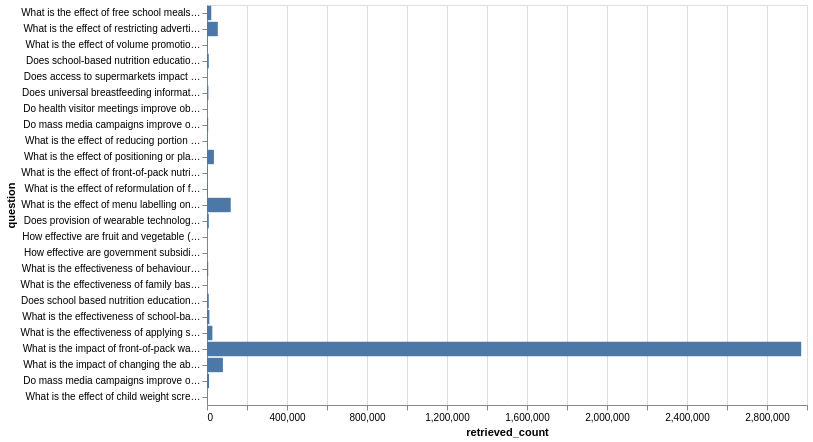

The cell this chart's notebook holds for it:
### Markdown cell above
## BASELINE

### Code cell
fig = (
    alt.Chart(baseline_df)
    .mark_bar()
    .encode(
        x="retrieved_count:Q",
        # sort by id number
        y=alt.Y("question:N", sort=alt.EncodingSortField(
            field="identifier_no",
            order="ascending"
        )),
        tooltip = [
            alt.Tooltip("identifier:N", title="Question ID"),
            alt.Tooltip("question:N", title="Question"),
            alt.Tooltip("retrieved_count:Q", title="Retrieved count"),
            alt.Tooltip("boolean_query:N", title="Boolean query"),
    ])
    .properties(
        width=600,
        height=400,
    )
)
fig

### Figure 1 — Vega-Lite specification as saved in the notebook (floating-point values rounded to 4 significant figures)
{"config": {"view": {"continuousWidth": 300, "continuousHeight": 300}}, "data": {"name": "data-9ced211bd796a7336ee485c253e9b57f"}, "mark": {"type": "bar"}, "encoding": {"tooltip": [{"field": "identifier", "title": "Question ID", "type": "nominal"}, {"field": "question", "title": "Question", "type": "nominal"}, {"field": "retrieved_count", "title": "Retrieved count", "type": "quantitative"}, {"field": "boolean_query", "title": "Boolean query", "type": "nominal"}], "x": {"field": "retrieved_count", "type": "quantitative"}, "y": {"field": "question", "sort": {"field": "identifier_no", "order": "ascending"}, "type": "nominal"}}, "height": 400, "width": 600, "$schema": "https://vega.github.io/schema/vega-lite/v5.20.1.json", "datasets": {"data-9ced211bd796a7336ee485c253e9b57f": [{"question": "What is the effect of free school meals on obesity and calorie consumption?", "generator": "use_baseline_query", "prompt": "policy_atlas_v2", "model": "baseline", "temperature": 0, "run": 1, "error": null, "error_stage": null, "boolean_query": "(school  AND  (meal OR dinner OR food))  AND  ((\"Energy Intake\" OR \"Calorie consumption\" OR Calori* OR \"Calories consumed\" OR \"Calorie intake\" OR \"Caloric intake\" OR Energy OR \"Food consum*\" OR kcal OR kj) OR (Obesity OR overweight OR \"over-weight\" OR Weight OR BMI OR \"body composition\")) ", "n_tokens": 46, "n_elements": 20, "llm_latency_s": 4.662e-05, "query_latency_s": 0.3685, "retrieved_count": 21317, "retrieved_total": 21317, "identifier": "reference_0", "identifier_no": 0}, {"question": "What is the effect of restricting advertising of unhealthy food and drink on calorie consumption or obesity outcomes in adults or children?", "generator": "use_baseline_query", "prompt": "policy_atlas_v2", "model": "baseline", "temperature": 0, "run": 1, "error": null, "error_stage": null, "boolean_query": "(Advert* OR Marketing OR Commercial* OR Promotion*)  AND  (Food* OR Foodstuff* OR Snack* OR Nutrition* OR Diet OR \"Food and Beverages\" OR \"Food Preferences\" OR \"Diet Food and Nutrition\" OR \"Fast Foods\")  AND  ((\"Calorie consumption\" OR Calori* OR \"Calories consumed\" OR \"Calorie intake\" OR \"Caloric intake\" OR Energy OR \"Energy Intake\" OR \"Food consumption\" OR \"Food consumed\" OR Weight OR BMI OR \"weight loss\" OR kcal OR kj) OR (obesity OR overweight OR \"over-weight\" OR BMI OR \"body weight\" OR bodyweight OR \"Body mass index\")) ", "n_tokens": 85, "n_elements": 34, "llm_latency_s": 1.392e-05, "query_latency_s": 0.4826, "retrieved_count": 53951, "retrieved_total": 53951, "identifier": "reference_1", "identifier_no": 1}, {"question": "What is the effect of volume promotions on purchasing, obesity and calorie consumption ", "generator": "use_baseline_query", "prompt": "policy_atlas_v2", "model": "baseline", "temperature": 0, "run": 1, "error": null, "error_stage": null, "boolean_query": "(multipack* OR \"multi-buy\" OR multibuy OR \"multi-unit\" OR multiunit OR \"multi unit\" OR \"multi buy\" OR \"multi pack\" OR \"buy one get one free\" OR \"buy-one-get-one-free\" OR \"three for two\" OR \"3 for 2\" OR \"combination offer\" OR \"linked offer\" OR \"volume promotion\" OR \"volume discount\")  AND  ((\"Food and Beverages\" OR \"Food Preferences\" OR \"Diet Food and Nutrition\" OR \"Fast Foods\" OR Food* OR Foodstuff* OR Snack* OR Nutrition* OR Diet) OR (purchas* OR buy OR buying OR sale*) OR (\"Energy Intake\" OR \"Calorie consumption\" OR Calori* OR \"Calories consumed\" OR \"Calorie intake\" OR \"Caloric intake\" OR Energy OR \"Food consum*\" OR kcal OR kj))  AND  (Obesity OR overweight OR \"over-weight\" OR Weight OR BMI OR \"body composition\") ", "n_tokens": 118, "n_elements": 45, "llm_latency_s": 6.712e-05, "query_latency_s": 0.6342, "retrieved_count": 2992, "retrieved_total": 2992, "identifier": "reference_2", "identifier_no": 2}, {"question": "Does universal breastfeeding information provision improve health outcomes for mothers and infants?", "generator": "use_baseline_query", "prompt": "policy_atlas_v2", "model": "baseline", "temperature": 0, "run": 1, "error": null, "error_stage": null, "boolean_query": "(Breastfeed* OR \"Breast feed\" OR Breastfeeding* OR Breastfed OR \"infant feed*\" OR \"Formula feed*\" OR \"infant formula\" OR \"infant food\")  AND  (Information* OR Education* OR Guidance* OR Knowledge* OR \"Health Knowledge Attitudes Practice\" OR \"Information Seeking Behavior\")  AND  (obesity OR overweight OR \"over-weight\" OR BMI OR \"body weight\" OR bodyweight OR \"Body mass index\") ", "n_tokens": 54, "n_elements": 21, "llm_latency_s": 1.467e-05, "query_latency_s": 0.3139, "retrieved_count": 3420, "retrieved_total": 3420, "identifier": "reference_3", "identifier_no": 3}, {"question": "Does school-based nutrition education provision improve obesity and weight outcomes in children and adolescents?\n", "generator": "use_baseline_query", "prompt": "policy_atlas_v2", "model": "baseline", "temperature": 0, "run": 1, "error": null, "error_stage": null, "boolean_query": "(School OR \"school based\" OR \"school-based\" OR \"school based intervention*\" OR \"elementary school\" OR \"secondary school\")  AND  (Education OR lesson* OR class* OR tutorial OR session*)  AND  (Nutrition* OR Food* OR Knowledge* OR \"Nutrition education\" OR \"healthy eating\" OR FNLIT OR \"food and nutrition literacy\" OR \"food literacy\" OR \"Diet Food and Nutrition\")  AND  (obesity OR overweight OR \"over-weight\" OR BMI OR \"body weight\" OR bodyweight OR \"Body mass index\") ", "n_tokens": 70, "n_elements": 27, "llm_latency_s": 1.733e-05, "query_latency_s": 0.42, "retrieved_count": 8884, "retrieved_total": 8884, "identifier": "reference_4", "identifier_no": 4}, {"question": "Does access to supermarkets impact obesity and weight outcomes?", "generator": "use_baseline_query", "prompt": "policy_atlas_v2", "model": "baseline", "temperature": 0, "run": 1, "error": null, "error_stage": null, "boolean_query": "(supermarket OR \"food environment\" OR \"grocery store\" OR \"retail food environment\")  AND  (access* OR zoning* OR \"Access to Healthy Foods\")  AND  (obesity OR overweight OR \"over-weight\" OR BMI OR \"body weight\" OR bodyweight OR \"Body mass index\") ", "n_tokens": 37, "n_elements": 14, "llm_latency_s": 1.629e-05, "query_latency_s": 0.3999, "retrieved_count": 900, "retrieved_total": 900, "identifier": "reference_5", "identifier_no": 5}, {"question": "Do health visitor meetings improve obesity and weight outcomes for mothers and infants?", "generator": "use_baseline_query", "prompt": "policy_atlas_v2", "model": "baseline", "temperature": 0, "run": 1, "error": null, "error_stage": null, "boolean_query": "(\"health visitor\" OR \"community nurse*\" OR \"health visit*\" OR \"perinatal visit*\" OR \"prenatal visit*\" OR \"clinic visit*\" OR appointment* OR \"health check\" OR \"Nurses Community Health\" OR \"Community Health Workers\")  AND  (Nutrition* OR Food* OR Knowledge* OR \"Nutrition education\" OR \"healthy eating\" OR FNLIT OR \"food and nutrition literacy\" OR \"food literacy\" OR \"Diet Food and Nutrition\")  AND  (obesity OR overweight OR \"over-weight\") ", "n_tokens": 63, "n_elements": 22, "llm_latency_s": 1.312e-05, "query_latency_s": 0.3145, "retrieved_count": 961, "retrieved_total": 961, "identifier": "reference_6", "identifier_no": 6}, {"question": "Does provision of wearable technology improve obesity outcomes for mothers and children?", "generator": "use_baseline_query", "prompt": "policy_atlas_v2", "model": "baseline", "temperature": 0, "run": 1, "error": null, "error_stage": null, "boolean_query": "(\"wearable technolog*\" OR \"wearable device*\" OR \"wearable electronic device*\" OR wristband OR smartwatch* OR fitbit OR \"sports bracelet\" OR \"activity tracker*\" OR \"physical activity tracker*\" OR \"fitness tracker*\" OR accelerometer OR pedometer OR \"smart wearables\" OR \"wearable gadgets\" OR \"health wearables\" OR \"wearable tech\" OR \"biometric wearables\" OR \"wearable jewelry\" OR \"wearable jewellery\" OR \"smart accessories\" OR \"wearable sensors\" OR \"smart clothing\")  AND  (Obesity OR overweight OR \"over-weight\") ", "n_tokens": 68, "n_elements": 25, "llm_latency_s": 1.283e-05, "query_latency_s": 0.3413, "retrieved_count": 4452, "retrieved_total": 4452, "identifier": "reference_7", "identifier_no": 7}, {"question": "Do mass media campaigns improve obesity outcomes for mothers and children?", "generator": "use_baseline_query", "prompt": "policy_atlas_v2", "model": "baseline", "temperature": 0, "run": 1, "error": null, "error_stage": null, "boolean_query": "(advertising OR campaign OR \"mass media\" OR \"mass-media\" OR \"mass marketing\" OR \"mass advertising\" OR Marketing)  AND  (Nutrition* OR Food* OR Knowledge* OR \"Nutrition education\" OR \"healthy eating\" OR FNLIT OR \"food and nutrition literacy\" OR \"food literacy\" OR \"Diet Food and Nutrition\")  AND  (obesity OR overweight OR \"over-weight\" OR BMI OR \"body weight\" OR bodyweight OR \"Body mass index\") ", "n_tokens": 60, "n_elements": 23, "llm_latency_s": 5.092e-05, "query_latency_s": 0.3326, "retrieved_count": 5736, "retrieved_total": 5736, "identifier": "reference_8", "identifier_no": 8}, {"question": "What is the effect of reducing portion size on eating behaviour or energy intake or weight loss among adults? ", "generator": "use_baseline_query", "prompt": "policy_atlas_v2", "model": "baseline", "temperature": 0, "run": 1, "error": null, "error_stage": null, "boolean_query": "(\"Portion Size\" OR \"Serving Size\" OR \"Portion-size effect\")  AND  (\"Weight Loss\" OR \"Energy Intake\" OR \"Calorie consumption\" OR \"Calories consumed\" OR Calories OR \"Calorie intake\" OR \"Caloric intake\" OR Energy OR Satiation OR \"Food consumed\" OR \"Feeding Behavior\" OR \"Feeding Behavio*\" OR \"Eating rate\" OR \"Dietary intake\" OR \"Satiety response\" OR Obesity OR overweight OR \"over-weight\") ", "n_tokens": 56, "n_elements": 21, "llm_latency_s": 1.192e-05, "query_latency_s": 0.445, "retrieved_count": 3203, "retrieved_total": 3203, "identifier": "reference_9", "identifier_no": 9}, {"question": "What is the effect of positioning or placement interventions (of food products) on ‘purchasing behaviour’ or ‘eating behaviour’ or ‘energy intake’ or ‘weight loss’ among adults and children?", "generator": "use_baseline_query", "prompt": "policy_atlas_v2", "model": "baseline", "temperature": 0, "run": 1, "error": null, "error_stage": null, "boolean_query": "((Positioning OR Placement OR Location OR Marketing OR \"Product placement\")  AND  (Supermarket* OR grocery OR store* OR convenience* OR canteen OR workplace OR school))  AND  (\"Weight Loss\" OR Obesity OR overweight OR \"over-weight\" OR \"Energy Intake\" OR \"Calorie consumption\" OR \"Calories consumed\" OR Calories OR \"Calorie intake\" OR \"Caloric intake\" OR Energy OR \"Food consumed\" OR \"Feeding Behavior\" OR \"Feeding Behavio*\" OR \"Eating rate\" OR \"Dietary intake\" OR Diet OR \"Food preferences\" OR \"Consumer Behavior\" OR Purchas* OR \"Purchasing behavio*\" OR buying OR sale*) ", "n_tokens": 84, "n_elements": 35, "llm_latency_s": 1.467e-05, "query_latency_s": 0.3353, "retrieved_count": 34593, "retrieved_total": 34593, "identifier": "reference_10", "identifier_no": 10}, {"question": "What is the effect of front-of-pack nutrition labels on ‘energy intake’ or ‘weight loss’ or ‘purchasing behaviour’ or ‘eating behaviour’ among adults and children?", "generator": "use_baseline_query", "prompt": "policy_atlas_v2", "model": "baseline", "temperature": 0, "run": 1, "error": null, "error_stage": null, "boolean_query": "(\"Food labelling\" OR \"Food Labeling\" OR \"front of pack labelling\" OR \"front-of-pack labelling\" OR FOP)  AND  (\"Weight Loss\" OR Obesity OR overweight OR \"over-weight\" OR \"Energy Intake\" OR \"Calorie consumption\" OR \"Calories consumed\" OR Calories OR \"Calorie intake\" OR \"Caloric intake\" OR Energy OR \"Food consumed\" OR \"Feeding Behavior\" OR \"Feeding Behavio*\" OR \"Eating rate\" OR \"Dietary intake\" OR Diet OR \"Food preferences\" OR \"Consumer Behavior\" OR \"eating behaviour\" OR consumption OR Purchas* OR \"Purchasing behavio*\" OR buying) ", "n_tokens": 78, "n_elements": 29, "llm_latency_s": 1.446e-05, "query_latency_s": 0.3147, "retrieved_count": 3630, "retrieved_total": 3630, "identifier": "reference_11", "identifier_no": 11}, {"question": "What is the effect of reformulation of foods to lower lower calories on obesity related outcomes among adults and children?", "generator": "use_baseline_query", "prompt": "policy_atlas_v2", "model": "baseline", "temperature": 0, "run": 1, "error": null, "error_stage": null, "boolean_query": "(\"Food reformulation\" OR Reformulation OR \"Food Formulated\")  AND  (\"Weight Loss\" OR Obesity OR overweight OR \"over-weight\" OR \"Energy Intake\" OR \"Calorie consumption\" OR \"Calories consumed\" OR Calories OR \"Calorie intake\" OR \"Caloric intake\" OR Energy OR \"Food consumed\" OR \"Feeding Behavior\" OR \"Feeding Behavio*\" OR \"Eating rate\" OR \"Dietary intake\" OR Diet OR \"Food preferences\" OR \"Consumer Behavior\" OR \"eating behaviour\" OR consumption OR Purchas* OR \"Purchasing behavio*\" OR buying) ", "n_tokens": 70, "n_elements": 27, "llm_latency_s": 1.292e-05, "query_latency_s": 0.3739, "retrieved_count": 3918, "retrieved_total": 3918, "identifier": "reference_12", "identifier_no": 12}, {"question": "What is the effect of menu labelling on ‘energy intake’ or ‘weight loss’ or ‘purchasing behaviour’ or ‘eating behaviour’ among adults and children?", "generator": "use_baseline_query", "prompt": "policy_atlas_v2", "model": "baseline", "temperature": 0, "run": 1, "error": null, "error_stage": null, "boolean_query": "(labelling OR labeling OR \"Menu labelling\" OR Menu)  AND  (\"Weight Loss\" OR Obesity OR overweight OR \"over-weight\" OR \"Energy Intake\" OR \"Calorie consumption\" OR \"Calories consumed\" OR Calories OR \"Calorie intake\" OR \"Caloric intake\" OR Energy OR \"Food consumed\" OR \"Feeding Behavior\" OR \"Feeding Behavio*\" OR \"Eating rate\" OR \"Dietary intake\" OR Diet OR \"Food preferences\" OR \"Consumer Behavior\" OR \"eating behaviour\" OR consumption OR Purchas* OR \"Purchasing behavio*\" OR buying) ", "n_tokens": 71, "n_elements": 28, "llm_latency_s": 2.358e-05, "query_latency_s": 0.4081, "retrieved_count": 118667, "retrieved_total": 118667, "identifier": "reference_13", "identifier_no": 13}, {"question": "How effective are fruit and vegetable (F&V) prescriptions in increasing consumption of F&V, improving calorie intake or outcomes relating to obesity?", "generator": "use_baseline_query", "prompt": "policy_atlas_v2", "model": "baseline", "temperature": 0, "run": 1, "error": null, "error_stage": null, "boolean_query": "(\"food assistance\" OR \"fruit and vegetable prescri*\" OR \"produce prescription\" OR \"healthy food prescription\" OR \"nutrition prescription\" OR \"fresh produce program\" OR \"fruit and vegetable voucher\" OR \"food pharmacy\" OR \"prescription produce program\" OR \"fruit and vegetable prescription intervention\")  AND  (Fruit* OR Vegetables* OR Prescriptions)  AND  (\"fruit consumption\" OR \"fruit intake\" OR \"vegetable consumption\" OR \"vegetable intake\" OR \"fruit and vegetable consumption\" OR \"fruit purchasing\" OR \"vegetable purchasing\" OR \"Diet Surveys\" OR sale* OR \"Calorie consumption\" OR Calori* OR \"Calories consumed\" OR \"Calorie intake\" OR \"Caloric intake\" OR Energy OR \"Energy Intake\" OR \"Food consumption\" OR \"Food consumed\" OR Weight OR BMI OR \"weight loss\") ", "n_tokens": 105, "n_elements": 34, "llm_latency_s": 1.504e-05, "query_latency_s": 0.4112, "retrieved_count": 370, "retrieved_total": 370, "identifier": "reference_14", "identifier_no": 14}, {"question": "How effective are government subsidies in increasing the sales and purchasing of healthy foods or improving calorie intake and outcomes relating to obesity? ", "generator": "use_baseline_query", "prompt": "policy_atlas_v2", "model": "baseline", "temperature": 0, "run": 1, "error": null, "error_stage": null, "boolean_query": "(\"Financing Government\" OR subsid* OR \"government subsid*\" OR \"agricultural subsid*\" OR \"food subsid*\" OR \"food assistance\")  AND  (Fruit* OR Vegetables* OR Food)  AND  (\"fruit consumption\" OR \"fruit intake\" OR \"vegetable consumption\" OR \"vegetable intake\" OR \"fruit and vegetable consumption\" OR \"fruit purchasing\" OR \"vegetable purchasing\" OR \"Diet Surveys\" OR sale* OR \"Calorie consumption\" OR Calori* OR \"Calories consumed\" OR \"Calorie intake\" OR \"Caloric intake\" OR Energy OR \"Energy Intake\" OR \"Food consumption\" OR \"Food consumed\" OR Weight OR BMI OR \"weight loss\") ", "n_tokens": 82, "n_elements": 30, "llm_latency_s": 1.429e-05, "query_latency_s": 0.4132, "retrieved_count": 475, "retrieved_total": 475, "identifier": "reference_15", "identifier_no": 15}, {"question": "What is the effectiveness of behavioural weight management programmes on calorie intake for individuals with obesity?", "generator": "use_baseline_query", "prompt": "policy_atlas_v2", "model": "baseline", "temperature": 0, "run": 1, "error": null, "error_stage": null, "boolean_query": "(\"Diet Reducing\" OR \"Diet Therapy\" OR \"Weight Reduction Programs\" OR \"weight management program*\" OR \"weight management plan\" OR \"weight loss program*\" OR \"weight loss plan\" OR \"behavioural weight loss program*\" OR \"behavioural weight management program*\")  AND  (\"Calorie consumption\" OR Calori* OR \"Calories consumed\" OR \"Calorie intake\" OR \"Caloric intake\" OR Energy OR \"Energy Intake\" OR \"Food consumption\" OR \"Food consumed\" OR Weight OR BMI OR \"weight loss\")  AND  (Obesity OR overweight OR \"over-weight\") ", "n_tokens": 73, "n_elements": 24, "llm_latency_s": 1.471e-05, "query_latency_s": 0.4139, "retrieved_count": 5880, "retrieved_total": 5880, "identifier": "reference_16", "identifier_no": 16}, {"question": "What is the effectiveness of family based behavioural programmes for obesity reduction or prevention on calorie intake and obesity related outcomes?", "generator": "use_baseline_query", "prompt": "policy_atlas_v2", "model": "baseline", "temperature": 0, "run": 1, "error": null, "error_stage": null, "boolean_query": "(\"Diet Reducing\" OR \"Diet Therapy\" OR \"Weight Reduction Programs\")  AND  (Family)  AND  (\"Calorie consumption\" OR Calori* OR \"Calories consumed\" OR \"Calorie intake\" OR \"Caloric intake\" OR Energy OR \"Energy Intake\" OR \"Food consumption\" OR \"Food consumed\" OR Weight OR BMI OR \"weight loss\") ", "n_tokens": 43, "n_elements": 16, "llm_latency_s": 1.158e-05, "query_latency_s": 0.2513, "retrieved_count": 158, "retrieved_total": 158, "identifier": "reference_17", "identifier_no": 17}, {"question": "Does school based nutrition education provision improve obesity and weight outcomes in children and adolescents?", "generator": "use_baseline_query", "prompt": "policy_atlas_v2", "model": "baseline", "temperature": 0, "run": 1, "error": null, "error_stage": null, "boolean_query": "(School OR \"school based\" OR \"school-based\" OR \"school based intervention*\" OR \"elementary school\" OR \"secondary school\")  AND  (Education OR lesson* OR class* OR tutorial OR session*)  AND  (Nutrition* OR Food* OR Nutr* OR Knowledge* OR \"Nutrition education\" OR \"healthy eating\" OR FNLIT OR \"food and nutrition literacy\" OR \"food literacy\" OR \"Diet Food and Nutrition\")  AND  (obesity OR overweight OR \"over-weight\" OR BMI OR \"body weight\" OR bodyweight OR \"Body mass index\" OR Overweight) ", "n_tokens": 74, "n_elements": 29, "llm_latency_s": 1.408e-05, "query_latency_s": 0.3201, "retrieved_count": 8896, "retrieved_total": 8896, "identifier": "reference_18", "identifier_no": 18}, {"question": "What is the effectiveness of school-based physical activity education provision to improve obesity and weight outcomes in children and adolescents?", "generator": "use_baseline_query", "prompt": "policy_atlas_v2", "model": "baseline", "temperature": 0, "run": 1, "error": null, "error_stage": null, "boolean_query": "(School OR \"school based\" OR \"school-based\" OR \"school based intervention*\" OR \"elementary school\" OR \"secondary school\")  AND  (Education OR lesson* OR class* OR program* OR tutorial OR session*)  AND  (\"Physical activity\" OR \"physical activity education\" OR \"physical education\" OR \"physical activity program*\" OR exercise OR activity OR \"PE lesson*\" OR \"physical fitness\" OR \"Motor Activity\" OR \"Physical Education and Training\")  AND  (obesity OR overweight OR \"over-weight\" OR BMI OR \"body weight\" OR bodyweight OR \"Body mass index\") ", "n_tokens": 77, "n_elements": 29, "llm_latency_s": 0.0001045, "query_latency_s": 0.4913, "retrieved_count": 11883, "retrieved_total": 11883, "identifier": "reference_19", "identifier_no": 19}, {"question": "Does provision of wearable technology improve obesity outcomes for mothers and children?", "generator": "use_baseline_query", "prompt": "policy_atlas_v2", "model": "baseline", "temperature": 0, "run": 1, "error": null, "error_stage": null, "boolean_query": "(\"wearable technolog*\" OR \"wearable device*\" OR \"wearable electronic device*\" OR wristband OR smartwatch* OR fitbit OR \"sports bracelet\" OR \"activity tracker*\" OR \"physical activity tracker*\" OR \"fitness tracker*\" OR accelerometer OR pedometer OR \"smart wearables\" OR \"wearable gadgets\" OR \"health wearables\" OR \"wearable tech\" OR \"biometric wearables\" OR \"wearable jewelry\" OR \"wearable jewellery\" OR \"smart accessories\" OR \"wearable sensors\" OR \"smart clothing\")  AND  (Obesity OR overweight OR \"over-weight\") ", "n_tokens": 68, "n_elements": 25, "llm_latency_s": 2.067e-05, "query_latency_s": 0.2789, "retrieved_count": 4452, "retrieved_total": 4452, "identifier": "reference_7", "identifier_no": 7}, {"question": "What is the effectiveness of applying standards to public sector food procurement on physical and/or behavioural outcomes relating to obesity", "generator": "use_baseline_query", "prompt": "policy_atlas_v2", "model": "baseline", "temperature": 0, "run": 1, "error": null, "error_stage": null, "boolean_query": "(\"Public Sector\" OR Government OR Schools OR \"Nurseries Infant\" OR \"Schools Nursery\" OR Hospitals OR Prisons OR \"Social Welfare\" OR \"public sector\" OR government OR school* OR nurser* OR prison* OR hospital* OR \"social care\" OR \"social service*\" OR \"armed force*\")  AND  (\"food procurement\" OR procurement OR meal* OR \"food sourcing\" OR Food OR \"Food and Beverages\" OR \"Diet Food and Nutrition\" OR \"Fast Foods\" OR Snacks OR Food* OR Foodstuff* OR Snack* OR Nutrition* OR Diet OR \"Dietary Intake\")  AND  (\"Health Policy\" OR \"Public Policy\" OR \"nutrition polic*\" OR regulation* OR practice* OR standard* OR polic* OR strateg* OR guideline*)  AND  (\"Calorie consumption\" OR Calori* OR \"Calories consumed\" OR \"Calorie intake\" OR \"Caloric intake\" OR Energy OR \"Energy Intake\" OR \"Food consumption\" OR \"Food consumed\" OR Weight OR BMI OR \"weight loss\" OR obesity OR overweight OR \"over-weight\" OR \"body weight\" OR bodyweight OR \"body mass index\") ", "n_tokens": 148, "n_elements": 59, "llm_latency_s": 3.196e-05, "query_latency_s": 0.5086, "retrieved_count": 26851, "retrieved_total": 26851, "identifier": "reference_21", "identifier_no": 21}, {"question": "What is the impact of front-of-pack warning labels on obesity related outcomes?", "generator": "use_baseline_query", "prompt": "policy_atlas_v2", "model": "baseline", "temperature": 0, "run": 1, "error": null, "error_stage": null, "boolean_query": "(\"Food labelling\" OR \"Food Labeling\" OR \"front of pack labelling\" OR \"front of pack labeling\" OR \"front-of-pack labelling\" OR \"front-of-pack labeling\" OR FOP OR \"Warning label\" OR \"Warning labelling\" OR \"Warning labeling\" OR \"Food warnings\" OR \"Food warning\" OR \"nutritional warning\" OR \"high in\" OR \"excessive in\")  AND  (\"Weight Loss\" OR Obesity OR overweight OR \"over-weight\" OR \"Energy Intake\" OR \"Calorie consumption\" OR \"Calories consumed\" OR Calories OR \"Calorie intake\" OR \"Caloric intake\" OR Energy OR \"Food consumed\" OR \"Feeding Behavior\" OR \"Feeding Behavio*\" OR \"Eating rate\" OR \"Dietary intake\" OR Diet OR \"Food preferences\" OR \"Consumer Behavior\" OR \"eating behaviour\" OR consumption OR Purchas* OR \"Purchasing behavio*\" OR buying) ", "n_tokens": 110, "n_elements": 39, "llm_latency_s": 1.592e-05, "query_latency_s": 0.598, "retrieved_count": 2970940, "retrieved_total": 2970940, "identifier": "reference_22", "identifier_no": 22}, {"question": "What is the impact of changing the absolute or relative availability of healthy vs unhealthy food products on obesity-related outcomes and/or consumption or purchase of food?", "generator": "use_baseline_query", "prompt": "policy_atlas_v2", "model": "baseline", "temperature": 0, "run": 1, "error": null, "error_stage": null, "boolean_query": "(\"food availability\" OR (availability  AND  food) OR \"SSB availability\" OR \"sugar-sweetened beverage availability\")  AND  (\"Energy Intake\" OR \"Calorie consumption\" OR Calori* OR \"Calories consumed\" OR \"Calorie intake\" OR \"Caloric intake\" OR Energy OR \"Food consumption\" OR \"Food consumed\" OR Weight OR BMI OR \"weight loss\" OR \"Feeding Behavior\" OR \"Feeding Behavio*\" OR \"Eating rate\" OR \"Dietary intake\" OR Diet OR \"Food preferences\" OR \"Consumer Behavior\" OR Purchas* OR \"Purchasing behavio*\" OR buying) ", "n_tokens": 72, "n_elements": 27, "llm_latency_s": 1.687e-05, "query_latency_s": 0.4088, "retrieved_count": 79601, "retrieved_total": 79601, "identifier": "reference_23", "identifier_no": 23}, {"question": "Does universal breastfeeding information provision improve health outcomes for mothers and infants?", "generator": "use_baseline_query", "prompt": "policy_atlas_v2", "model": "baseline", "temperature": 0, "run": 1, "error": null, "error_stage": null, "boolean_query": "(Breastfeed* OR \"Breast feed\" OR Breastfeeding* OR Breastfed OR \"infant feed*\" OR \"Formula feed*\" OR \"infant formula\" OR \"infant food\")  AND  (Information* OR Education* OR Guidance* OR Knowledge* OR \"Health Knowledge Attitudes Practice\" OR \"Information Seeking Behavior\")  AND  (obesity OR overweight OR \"over-weight\" OR BMI OR \"body weight\" OR bodyweight OR \"Body mass index\") ", "n_tokens": 54, "n_elements": 21, "llm_latency_s": 1.171e-05, "query_latency_s": 0.2864, "retrieved_count": 3420, "retrieved_total": 3420, "identifier": "reference_3", "identifier_no": 3}, {"question": "Do mass media campaigns improve obesity outcomes?", "generator": "use_baseline_query", "prompt": "policy_atlas_v2", "model": "baseline", "temperature": 0, "run": 1, "error": null, "error_stage": null, "boolean_query": "(advertising OR campaign OR \"mass media\" OR \"mass-media\" OR \"mass marketing\" OR \"mass advertising\" OR Advert OR Marketing OR Media)  AND  (Nutrition* OR Food* OR Nutr* OR Knowledge* OR \"Nutrition education\" OR \"healthy eating\" OR FNLIT OR \"food and nutrition literacy\" OR \"food literacy\" OR \"Diet Food and Nutrition\")  AND  (obesity OR overweight OR \"over-weight\" OR BMI OR \"body weight\" OR bodyweight OR \"Body mass index\" OR Overweight) ", "n_tokens": 68, "n_elements": 27, "llm_latency_s": 1.117e-05, "query_latency_s": 0.3309, "retrieved_count": 10290, "retrieved_total": 10290, "identifier": "reference_25", "identifier_no": 25}, {"question": "What is the effect of child weight screening or measurement programmes on overweight/obesity and other health outcomes?", "generator": "use_baseline_query", "prompt": "policy_atlas_v2", "model": "baseline", "temperature": 0, "run": 1, "error": null, "error_stage": null, "boolean_query": "((\"Mass screening\" OR \"weight screening\" OR \"BMI screening\" OR (\"mass screening\"  AND  (BMI OR obesity OR overweight))) OR (\"child measurement programme\" OR \"measurement programme\" OR \"Measurement program\" OR (\"Weight monitoring\"  AND  (BMI OR obesity OR overweight))))  AND  ((obesity OR overweight OR \"over-weight\" OR BMI OR \"body weight\" OR bodyweight OR \"Body mass index\") OR (\"Food consumed\" OR \"Feeding Behavior\" OR \"Feeding Behavio*\" OR \"Eating rate\" OR \"Dietary intake\" OR Diet OR \"Food preferences\" OR \"Consumer Behavior\")) ", "n_tokens": 76, "n_elements": 29, "llm_latency_s": 1.329e-05, "query_latency_s": 0.4394, "retrieved_count": 977, "retrieved_total": 977, "identifier": "reference_26", "identifier_no": 26}]}}
